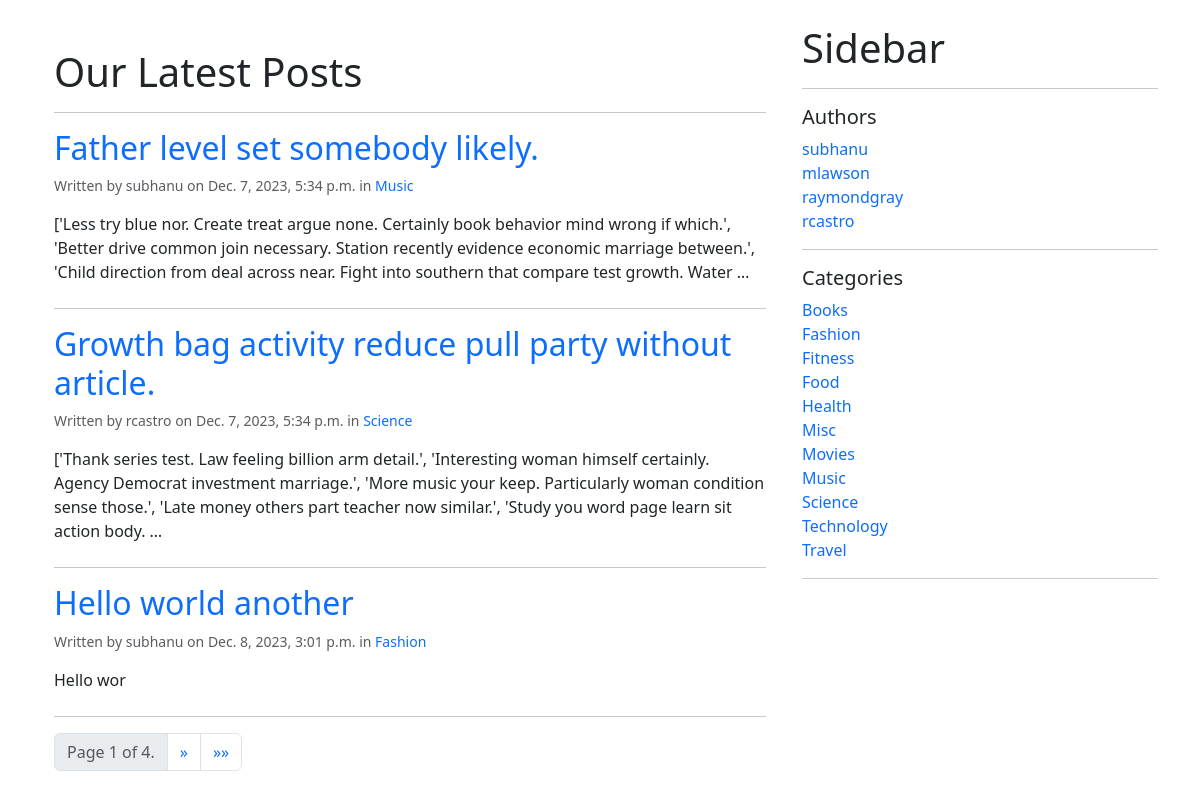
The page /blog/drafts/ on the database its author committed.
### blog/models.py (models this page shows, shortened)
class Post(models.Model):
    STATUS_CHOICES = (
        ('draft', 'Draft'),
        ('published', 'Published'),
    )
    title = models.CharField(max_length=255)
    slug = models.SlugField(max_length=255, unique=True)
    content = models.TextField()
    seo_title = models.CharField(max_length=255, blank=True, null=True)
    seo_description = models.TextField(blank=True, null=True)
    author = models.ForeignKey(User, on_delete=models.CASCADE, related_name='blog_posts', default=None)
    published_date = models.DateTimeField(default=timezone.now)
    created_date = models.DateTimeField(auto_now_add=True)
    updated_date = models.DateTimeField(auto_now=True)
    status = models.CharField(max_length=10, choices=STATUS_CHOICES, default='draft')
    category = models.ForeignKey('Category', on_delete=models.CASCADE, related_name='category', blank=True, null=True)
    def get_absolute_url(self):
        return reverse('blog:post_detail', kwargs={'slug': self.slug})
    class Meta:
        ordering = ('title',)
        verbose_name = 'post'
        verbose_name_plural = 'posts'
        get_latest_by = 'published_date'

class Category(models.Model):
    name = models.CharField(max_length=255)
    slug = models.SlugField(max_length=255, unique=True)
    def get_absolute_url(self):
        return reverse('blog:category_filter', kwargs={'category_slug': self.slug})
    class Meta:
        ordering = ('name',)
        verbose_name = 'category'
        verbose_name_plural = 'categories'
    def __str__(self):
        return self.name

### blog/views.py (the view)
# urls.py: path('drafts/', list_of_drafts, name='list_of_drafts'),
def list_of_drafts(request):
    posts = Post.objects.filter(status='draft')
    paginator = Paginator(posts, 3)
    page = request.GET.get('page')
    try:
        posts = paginator.page(page)
    except PageNotAnInteger:
        posts = paginator.page(1)
    except EmptyPage:
        if int(page) > paginator.num_pages:
            posts = paginator.page(paginator.num_pages)
        else:
            posts = paginator.page(1)
    context = {'posts': posts}
    template = 'blog/post/list_of_posts.html'
    return render(request, template, context)

### blog/context_processors.py (called while the page is built)
def user_context(request):
    user = User.objects.all()
    return {'all_users': user}

def categories_context(request):
    categories = Category.objects.all()
    return {'categories': categories}

### templates/blog/post/list_of_posts.html (shortened to what this page needs)
{% extends 'blog/base.html' %}
{% block content %}
    <div class="container mt-4">
        <div class="page-header">
            <h1>
                {% if category %}
                    Our Latest Posts on {{ category.name }}
                {% elif author %}
                    Latest Posts by {{ author }}
                {% else %}
                    Our Latest Posts
                {% endif %}
            </h1>
        </div>
        <hr>
        {% if posts %}
            {% for post in posts %}
                <div class="mb-4">
                    <h2 class="mb-2">
                        <a class="text-decoration-none" href="{{ post.get_absolute_url }}">
                            {{ post.title }}
                        </a>
                    </h2>
                    <p class="text-muted small">
                        Written by {{ post.author.username }} on
                        {% if post.status == 'published' %}
                            {{ post.published_date }}
                        {% else %}
                            {{ post.updated_date }}
                        {% endif %}     in
                        {% if not category %}
                            <a class="text-decoration-none" href="{{ post.category.get_absolute_url }}">
                                {{ post.category }}
                            </a>
                        {% endif %}
                    </p>
                    <p>{{ post.content|truncatewords:40 }}</p>
                </div>
                <hr>
            {% endfor %}
        {% else %}
            <p>No posts found</p>
        {% endif %}
        {% include 'blog/paginator.html' %}
    </div>
{% endblock %}

### templates/blog/base.html (shortened to what this page needs)
<!DOCTYPE html>
<html lang="en">
<head>
    <link href="https://cdn.jsdelivr.net/npm/bootstrap@5.3.0/dist/css/bootstrap.min.css" rel="stylesheet">
</head>
<body>
<div class="container mt-4">
    <div class="row">
        <div class="col-md-8">
            {% block content %}{% endblock %}
        </div>
        <div class="col-md-4">
            <div class="mb-4">
                <h1 class="page-header">Sidebar</h1>
                <hr>
                <h5>Authors</h5>
                {% if all_users %}
                    {% for user in all_users %}
                        <a href="{% url 'blog:author_filter' user.username %}" class="text-decoration-none"
                        >{{ user.username }}</a>
                        <br>
                    {% endfor %}
                {% endif %}
                <hr>
                <h5>Categories</h5>
                {% if categories %}
                    {% for category in categories %}
                        <a href="{{ category.get_absolute_url }}" class="text-decoration-none">{{ category.name }}</a>
                        <br>
                    {% endfor %}
                {% endif %}
                <hr>
            </div>
        </div>
    </div>
</div>
</body>
</html>

### rows shown on the page
Post: title "Father level set somebody likely.", author.username "subhanu", updated_date "Dec. 7, 2023, 5:34 p.m.", category "Music", content "['Less try blue nor. Create treat argue none. Certainly book behavior mind wrong if which.', 'Better drive common join necessary. Station recently evidence economic marriage between.', 'Child direction from deal across near. Fight into southern that compare test growth. Water …"
Post: title "Growth bag activity reduce pull party without article.", author.username "rcastro", updated_date "Dec. 7, 2023, 5:34 p.m.", category "Science", content "['Thank series test. Law feeling billion arm detail.', 'Interesting woman himself certainly. Agency Democrat investment marriage.', 'More music your keep. Particularly woman condition sense those.', 'Late money others part teacher now similar.', 'Study you word page learn sit action body. …"
Post: title "Hello world another", author.username "subhanu", updated_date "Dec. 8, 2023, 3:01 p.m.", category "Fashion", content "Hello wor"
Category: name "Books"
Category: name "Fashion"
Category: name "Fitness"
Category: name "Food"
Category: name "Health"
Category: name "Misc"
Category: name "Movies"
Category: name "Music"
Category: name "Science"
Category: name "Technology"
Category: name "Travel"

### other values the page prints
{{ posts.number }} "1"
{{ posts.paginator.num_pages }} "4"
{{ user.username }} "subhanu"
{{ user.username }} "mlawson"
{{ user.username }} "raymondgray"
{{ user.username }} "rcastro"
